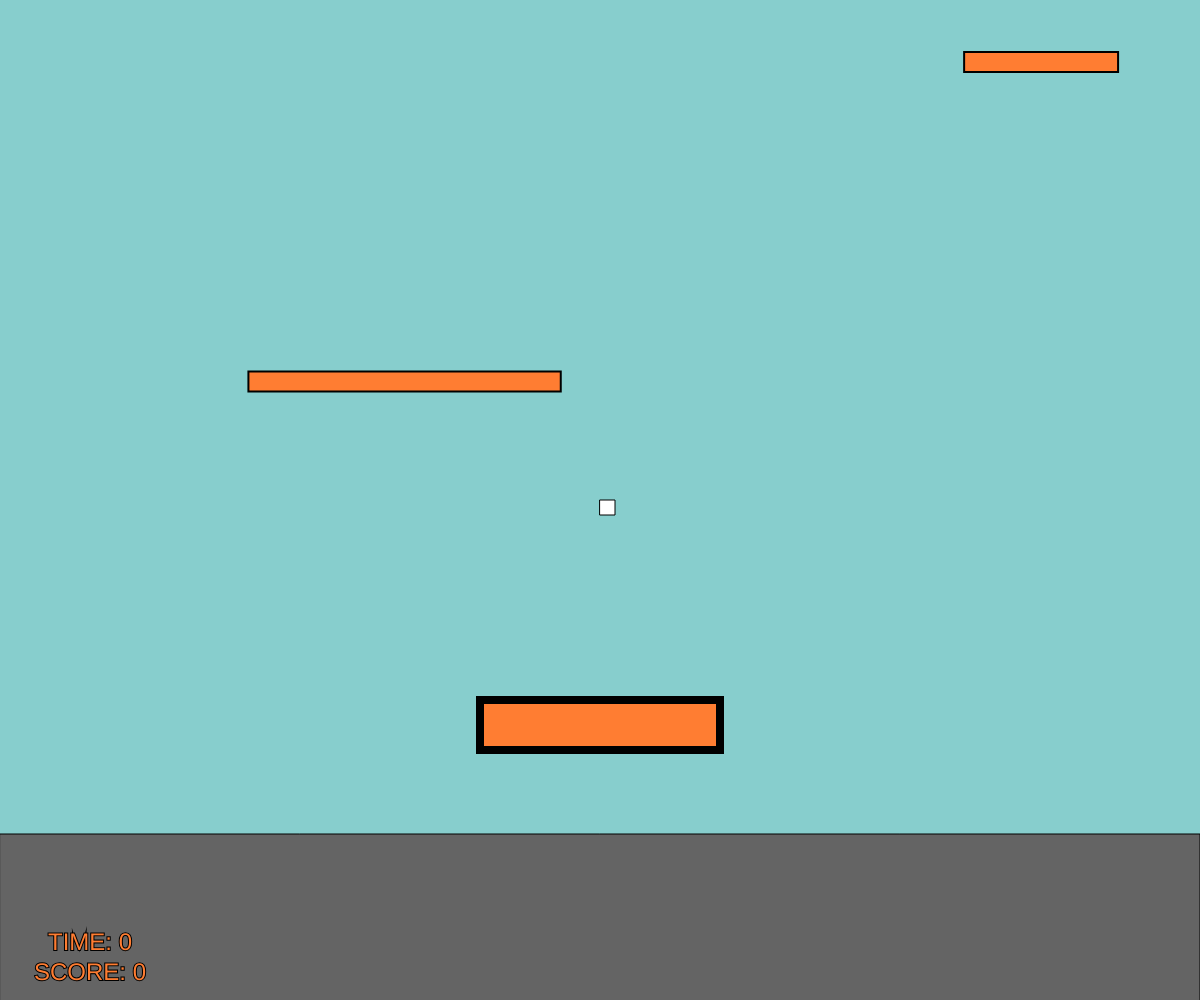
Frame 1 (no input)
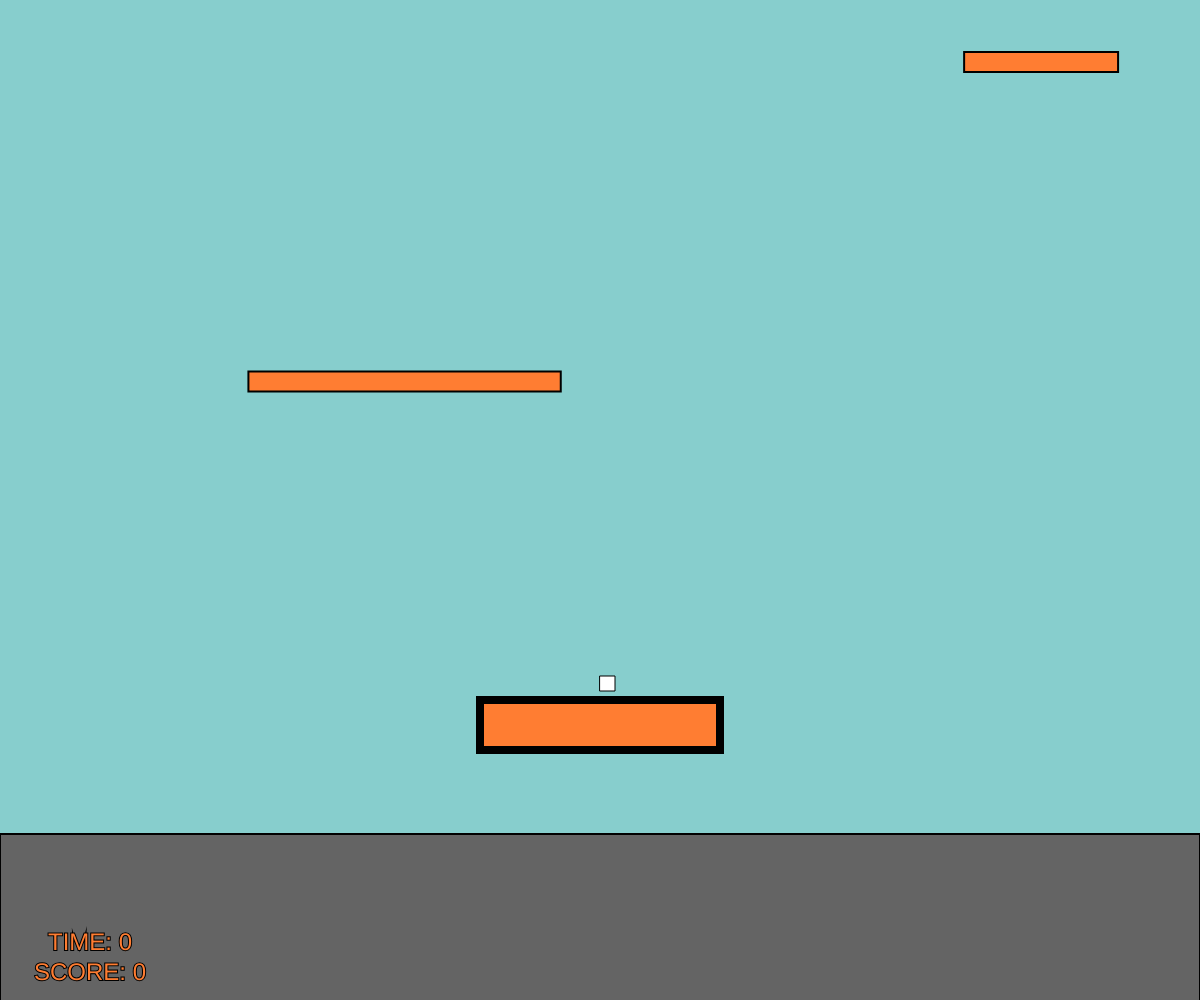
Frame 60 (no input)
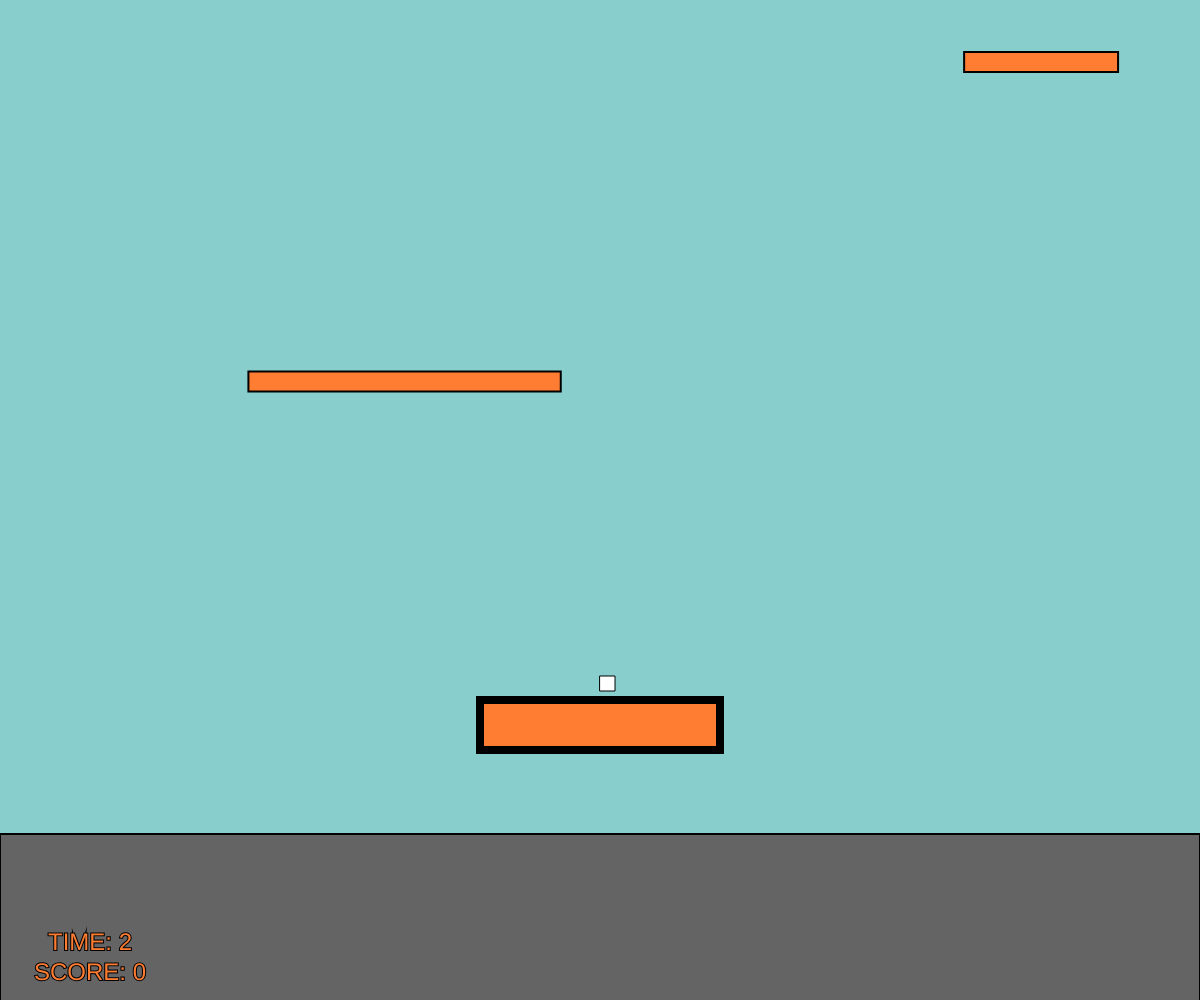
Frame 120 (the mouse pressed at the canvas centre since frame 60)

The p5.js sketch that drew these frames (run headless with seeded random() and noise() and a simulated clock; from frame 60 on, the mouse is pressed at the canvas centre):

// p5.js sketch
// ── sketch.js
//middle of screen x pos and y pos
var MidX;
var MidY;

//variable for the input
var inp = true;

//player width and height, x and y positions
var pW;
var pH;
var p1x;
var p1y;

//boxes (platforms) , x = x pos, y = y pos, w = width, h = height
var b1x;
var b1y;
var bW;
var bH;

//score by default is 0
let score = 0;

let currentTime;

//scrolling variables
let MoveUp;
let MoveDown;
let scroll = 0;
var botscreen; //bottom of the screen

//velocity of player
var velocityX = 4;
var velocityY = 4;
var fallspeed = 4; // copy of velocityY basically

//jumping variables
var jumpCount = 0;
var jumpPower = 15;
var jump = false;

//direction of player, 1 is down
var dir = 1;

//minimum height the player can go (technically the max as the further down, the y position increases)
var MinHeight;

//random seed
let rs;

//variable to set how many times the windowheight should be multiplied by
let k1 = 1;
let k2 = 1;
let k3 = 1;

var TotalScore;

function setup() {
  createCanvas(windowWidth, windowHeight);

  //for the scrolling of the screen
  MoveUp = false;
  MoveDown = false;

  rectMode(CORNER); //rectangles drawn from the top left corner
  textAlign(CENTER); //text drawn from the centre

  MidX = windowWidth / 2; //middle of the screen, X pos
  MidY = windowHeight / 2; //middle of the screen, Y pos

  //player x and y for spawning
  p1x = MidX;
  p1y = MidY;

  //player width and height
  pW = 15;
  pH = 15;

  //platform x, y, width and height
  b1x = windowWidth / 2.5;
  b1y = windowHeight * 0.7;
  bW = windowWidth / 5;
  bH = windowHeight / 20;

  //min player can go
  MinHeight = Math.ceil(windowHeight - windowHeight / 6 - 16);

  //initial 3 platform values
  SpawnPosY1 = random(300, 400);
  SpawnPosX1 = random(0, windowWidth);
  PlatWidth1 = random(50, 400);
  SpawnPosY2 = random(0, 150);
  SpawnPosX2 = random(0, windowWidth);
  PlatWidth2 = random(50, 400);
  SpawnPosY3 = random(-200, -100);
  SpawnPosX3 = random(0, windowWidth);
  PlatWidth3 = random(50, 400);

  //random seeds
  rs1 = random(0, windowWidth);
  rs2 = random(0, windowWidth);
  rs3 = random(0, windowWidth);
}

function draw() {
  currentTime = int(millis() / 1000); // time elapsed in seconds since setup function       started

  background(135, 206, 205);
  translate(0, scroll); //moves the background depending on the scroll value
  game();
  input();
  gravity();
  collision();

  CheckPlat1(SpawnPosY1);
  CheckPlat2(SpawnPosY2);
  CheckPlat3(SpawnPosY3);
  //CheckPlat1(SpawnPosY1 - (k1*windowHeight));
  //CheckPlat2(SpawnPosY2 - (k2*windowHeight));
  //CheckPlat3(SpawnPosY3 - (k3*windowHeight));

  SpawnPlatform();

  botscreen = windowHeight - scroll; //bottom of the screen no matter the amount of scrolling that has happened

  //when player is going down
  if (MoveDown) {
    if (p1y >= botscreen) {
      death();
      TotalScore = score;
    }
  }

  //when player is moving up
  if (MoveUp) {
    if (p1y < 0.65 * height && velocityY < 0) {
      scroll += 15;
    }
  }

  textSize(24);
  text("TIME: " + currentTime, 90, botscreen - 50);
  text("SCORE: " + score, 90, botscreen - 20);
}

//function CheckPlat(SpawnPosY){
//if(SpawnPosY > botscreen + 20){
//SpawnPosY = SpawnPosY - (windowHeight)
//PlatVals();
//drawPlatform(plat, SpawnPosX, SpawnPosY, PlatWidth, 20)
//}
//}

//checks the first platforms y position to see if it has gone below the bottom of the screen and then generates a new platform and increments k1
function CheckPlat1(SpawnPosY1) {
  if (SpawnPosY1 > botscreen + 20) {
    SpawnPosY1 = SpawnPosY1 - windowHeight;
    PlatVals1();
    drawPlatform("plat1", SpawnPosX1, SpawnPosY1, PlatWidth1, 20);
    k1++;
  }
}

//checks the second platforms y position to see if it has gone below the bottom of the screen and then generates a new platform and increments k2
function CheckPlat2(SpawnPosY2) {
  if (SpawnPosY2 > botscreen + 20) {
    SpawnPosY2 = SpawnPosY2 - windowHeight;
    PlatVals2();
    drawPlatform("plat2", SpawnPosX2, SpawnPosY2, PlatWidth2, 20);
    k2++;
  }
}

//checks the third platforms y position to see if it has gone below the bottom of the screen and then generates a new platform and increments k3
function CheckPlat3(SpawnPosY3) {
  if (SpawnPosY3 > botscreen + 20) {
    SpawnPosY3 = SpawnPosY3 - windowHeight;
    PlatVals3();
    drawPlatform("plat3", SpawnPosX3, SpawnPosY3, PlatWidth3, 20);
    k3++;
  }
}

//three functions to generate values for each of the platforms when they need to spawn new platforms
function PlatVals1() {
  randomSeed(rs1);
  SpawnPosX1 = random(0, windowWidth);
  PlatWidth1 = random(50, 200);
}
function PlatVals2() {
  randomSeed(rs2);
  SpawnPosX2 = random(0, windowWidth);
  PlatWidth2 = random(50, 200);
}
function PlatVals3() {
  randomSeed(rs3);
  SpawnPosX3 = random(0, windowWidth);
  PlatWidth3 = random(50, 200);
}

//function to draw platforms using given variables, also then displays it and allows collision
function drawPlatform(name, x, y, wid, hei) {
  name = new Platform(x, y, wid, hei);
  name.display();
  name.collision();
}

//function to spawn the platforms in, always running in draw()
function SpawnPlatform() {
  drawPlatform("plat1", SpawnPosX1, SpawnPosY1, PlatWidth1, 20);
  drawPlatform("plat2", SpawnPosX2, SpawnPosY2, PlatWidth2, 20);
  drawPlatform("plat3", SpawnPosX3, SpawnPosY3, PlatWidth3, 20);
}

//x is x position, y is y position, wid is width, hei is height
class Platform {
  constructor(x, y, wid, hei) {
    this.x = x;
    this.y = y;
    this.w = wid;
    this.h = hei;
  }
  display() {
    stroke(0);
    strokeWeight(2);
    fill(255, 125, 50);
    rect(this.x, this.y, this.w, this.h);
  }
  collision() {
    //collision detection for top of platform
    if (
      p1x >= this.x &&
      p1x <= this.x + this.w &&
      p1y >= this.y - this.h + 2 &&
      p1y <= this.y + this.h / 2 &&
      jump == false
    ) {
      //console.log("hit")
      p1y = p1y; //prevent falling through platform
      velocityY = 0; //no velocity as on platform
      jumpCount = 0;
      score++;
    }
  }
}

// ── collision.js
function collision() {
  //collision detection for top of start platform
  if (
    p1x >= b1x &&
    p1x <= b1x + bW &&
    p1y >= b1y - bH / 2 &&
    p1y <= b1y + bH / 2 &&
    jump == false
  ) {
    p1y = p1y; //prevent falling through platform
    velocityY = 0; //no velocity as on platform
    jumpCount = 0; //resets the jump counter to allow the player to be able to jump again
  }

  //collision detection for the left, right and underneath of the start platform (didnt use this for the newer platforms)
  if (
    (p1x + pW >= b1x &&
      p1x <= b1x + bW / 2 &&
      p1y + pH >= b1y &&
      p1y <= b1y + bH) ||
    (p1x <= b1x + bW &&
      p1x >= b1x + bW / 2 &&
      p1y + pH >= b1y &&
      p1y <= b1y + bH)
  ) {
    inp = false;
    velocityY = fallspeed;
  } else {
    inp = true;
  }
}

// ── death.js
function death() {
  text(
    "You achieved a final score of " + TotalScore,
    400,
    botscreen - windowHeight / 2,
    score = score
  );
}

// ── game.js
function game() {
  noStroke();

  //ground
  stroke(1);
  fill(100, 100, 100);
  rect(
    0,
    Math.ceil(windowHeight - windowHeight / 6),
    windowWidth,
    Math.ceil(windowHeight / 6)
  );

  //start platform
  stroke(0);
  strokeWeight(8);
  fill(255, 125, 50);
  rect(b1x, b1y, bW, bH);

  //player
  stroke(0);
  strokeWeight(1);
  fill(255, 255, 255);
  Player = rect(p1x, p1y, pW, pH);
}

// ── gravity.js
function gravity() {
  input();

  if (p1y >= MinHeight && jump == false) {
    //if the player is exceeding the MinHeight value that means that the player has gone below the minimum height and if jump is false (not going up) then the player will fall
    p1y = p1y;
    jumpCount = 0;
  } else {
    p1y = p1y + velocityY * dir;
  }

  if (jump == true) {
    if (p1y >= MinHeight) {
      //gone through the point of the MinHeight (the floor)
      p1y = MinHeight; //puts the player back on the point of the MinHeight
    }
    velocityY = -jumpPower * 2; //player jumps
    jumpCount++; //increases up to the max set anad then the player begins to fall
  } else {
    velocityY = fallspeed; // speed the player falls at
  }
}

// ── input.js
function input() {
  //allows the player to move left and right depending on whether a or d is pressed
  if (inp == true && keyIsDown(68)) {
    p1x = p1x + velocityX * dir;
  } else {
    p1x = p1x;
  }
  if (inp == true && keyIsDown(65)) {
    p1x = p1x - velocityX * dir;
  } else {
    p1x = p1x;
  }
  //if (keyIsDown(87)) {
  //p1y = p1y - 20;
  //} if(keyIsDown(83)){
  //p1y = p1y + 20;
  //}
  if (keyIsDown(32) && jumpCount < 15) {
    //if the player hasnt exceeded the jumpCount and space is pressed, then the player will jump and no scrolling down will happen, may scroll up if the player goes high up the screen enough
    jump = true;
    MoveUp = true;
    Movedown = false;
  } else {
    jump = false;
    Moveup = false;
    MoveDown = true;
  }
}
